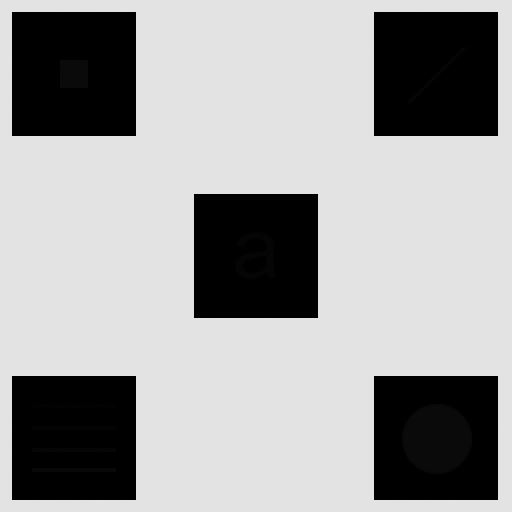
#> input picture trab2/img3.tif, 512 x 512 px
$ python normalizacao.py
#> lines starting #> are read from the running program, lines starting #| are printed output that depends on the picture
#> further down, img is the input picture: shape (512, 512); min 0, max 228, mean 160.7
import numpy as np
import matplotlib.pyplot as plt
import cv2
from skimage.filters.rank import maximum, minimum
from skimage.morphology import rectangle

def normalizacao(img, m, n):
#> called with m = 3, n = 3
    min = minimum(img, rectangle(m, n))
    max = maximum(img, rectangle(m, n))
    return (255*((img-min)/(max-min+np.finfo(float).eps))).astype(np.uint8)
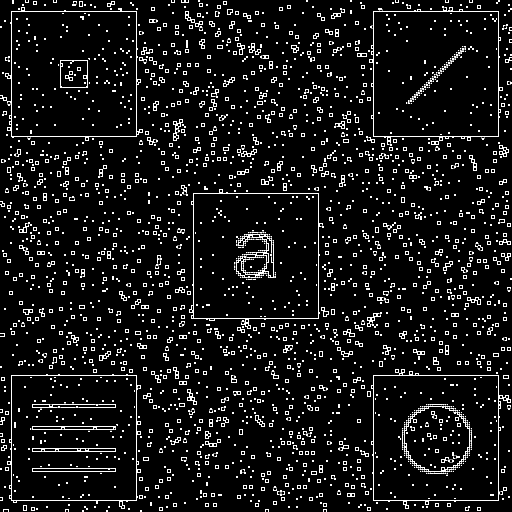
#> returned value: shape (512, 512); min 0, max 255, mean 23.2


img = cv2.imread('img3.tif', 0)
#Alterar 'm' e 'n' para escolher as dimensões da vizinhança
m = 3
n = 3
img_n = normalizacao(img, m, n)
cv2.imshow('original', img)
cv2.imshow('normalizada', img_n)
cv2.waitKey(0)
cv2.destroyAllWindows()

$ run again, with trab2/img4.tif copied over trab2/img3.tif
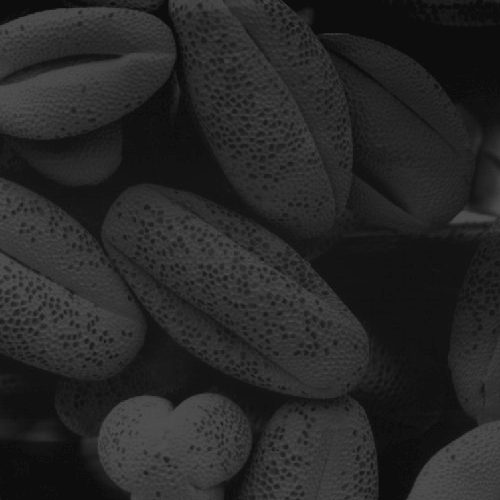
#> input picture trab2/img4.tif, 500 x 500 px
#> img is the input picture: shape (500, 500); min 13, max 83, mean 38.7
#> in normalizacao, `return (255*((img-min)/(max-min+np.finfo(float).eps))).astype(np.uint8)`:
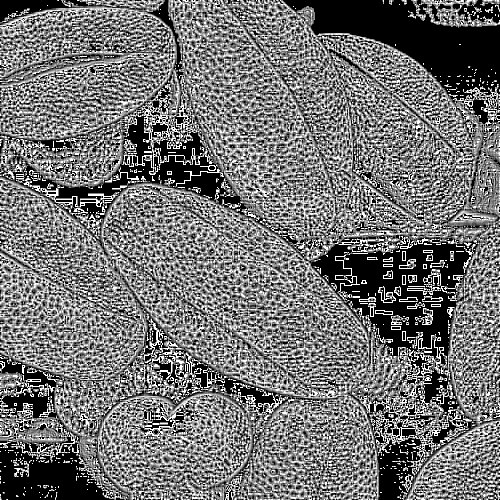
#> returned value: shape (500, 500); min 0, max 255, mean 114.3
